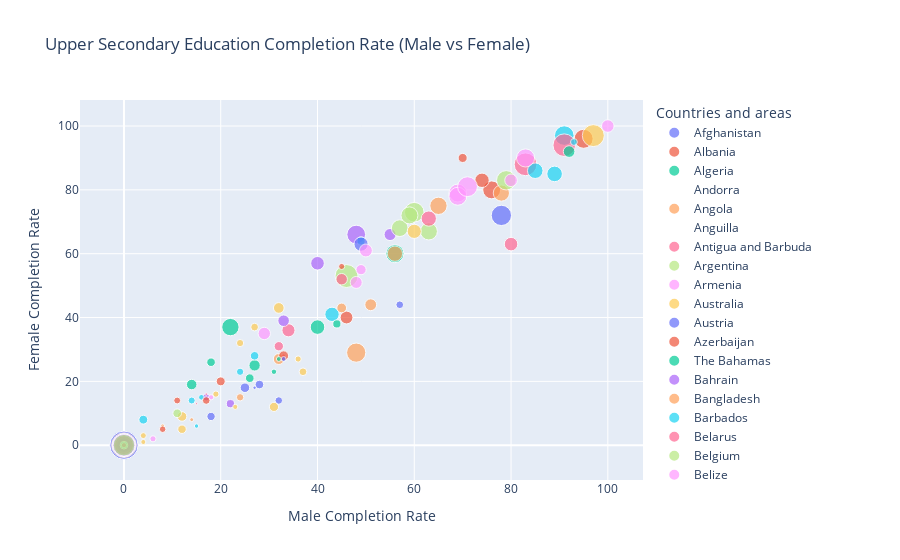

Here is the notebook cell this chart was saved with:
### Code cell
fig5 = px.scatter(
    data,
    x='Completion_Rate_Upper_Secondary_Male',
    y='Completion_Rate_Upper_Secondary_Female',
    size='Gross_Tertiary_Education_Enrollment',
    color='Countries and areas',
    title='Upper Secondary Education Completion Rate (Male vs Female)',
    labels={
        "Completion_Rate_Upper_Secondary_Male": "Male Completion Rate",
        "Completion_Rate_Upper_Secondary_Female": "Female Completion Rate"
    }
)
fig5.show()
